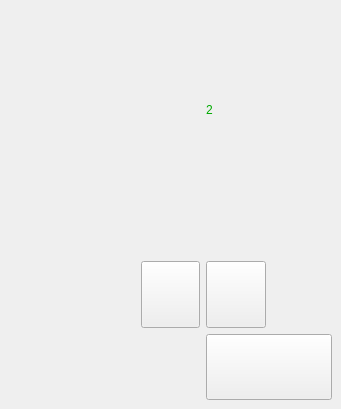
<?xml version="1.0" encoding="UTF-8"?>
<ui version="4.0">
 <class>zhyldam3</class>
 <widget class="QMainWindow" name="zhyldam3">
  <property name="geometry">
   <rect>
    <x>0</x>
    <y>0</y>
    <width>341</width>
    <height>409</height>
   </rect>
  </property>
  <property name="windowTitle">
   <string>MainWindow</string>
  </property>
  <property name="styleSheet">
   <string notr="true">border-image: url(:/images/jyldamdyk/bala.png);</string>
  </property>
  <widget class="QWidget" name="centralwidget">
   <layout class="QGridLayout" name="gridLayout">
    <item row="0" column="3">
     <spacer name="verticalSpacer">
      <property name="orientation">
       <enum>Qt::Vertical</enum>
      </property>
      <property name="sizeType">
       <enum>QSizePolicy::Minimum</enum>
      </property>
      <property name="sizeHint" stdset="0">
       <size>
        <width>20</width>
        <height>67</height>
       </size>
      </property>
     </spacer>
    </item>
    <item row="1" column="0" colspan="3">
     <widget class="QLabel" name="label">
      <property name="sizePolicy">
       <sizepolicy hsizetype="Preferred" vsizetype="Preferred">
        <horstretch>0</horstretch>
        <verstretch>0</verstretch>
       </sizepolicy>
      </property>
      <property name="styleSheet">
       <string notr="true">border-image: url(:/images/about and points/text_score.png);
font: 75 14pt &quot;MS Shell Dlg 2&quot;;</string>
      </property>
      <property name="text">
       <string/>
      </property>
     </widget>
    </item>
    <item row="1" column="3">
     <widget class="QLabel" name="label_2">
      <property name="sizePolicy">
       <sizepolicy hsizetype="Preferred" vsizetype="Preferred">
        <horstretch>0</horstretch>
        <verstretch>0</verstretch>
       </sizepolicy>
      </property>
      <property name="styleSheet">
       <string notr="true">font: 75 20pt &quot;MS Shell Dlg 2&quot;;
color: rgb(0, 170, 0);
border-image: url(:/images/about and points/blank.png);</string>
      </property>
      <property name="text">
       <string>2</string>
      </property>
      <property name="alignment">
       <set>Qt::AlignLeading|Qt::AlignLeft|Qt::AlignVCenter</set>
      </property>
     </widget>
    </item>
    <item row="2" column="2">
     <spacer name="verticalSpacer_2">
      <property name="orientation">
       <enum>Qt::Vertical</enum>
      </property>
      <property name="sizeType">
       <enum>QSizePolicy::Fixed</enum>
      </property>
      <property name="sizeHint" stdset="0">
       <size>
        <width>20</width>
        <height>40</height>
       </size>
      </property>
     </spacer>
    </item>
    <item row="3" column="0">
     <spacer name="horizontalSpacer_2">
      <property name="orientation">
       <enum>Qt::Horizontal</enum>
      </property>
      <property name="sizeType">
       <enum>QSizePolicy::Minimum</enum>
      </property>
      <property name="sizeHint" stdset="0">
       <size>
        <width>57</width>
        <height>20</height>
       </size>
      </property>
     </spacer>
    </item>
    <item row="3" column="1">
     <spacer name="horizontalSpacer_3">
      <property name="orientation">
       <enum>Qt::Horizontal</enum>
      </property>
      <property name="sizeType">
       <enum>QSizePolicy::Minimum</enum>
      </property>
      <property name="sizeHint" stdset="0">
       <size>
        <width>57</width>
        <height>20</height>
       </size>
      </property>
     </spacer>
    </item>
    <item row="3" column="2" colspan="2">
     <widget class="QLabel" name="label_3">
      <property name="sizePolicy">
       <sizepolicy hsizetype="MinimumExpanding" vsizetype="Preferred">
        <horstretch>0</horstretch>
        <verstretch>0</verstretch>
       </sizepolicy>
      </property>
      <property name="styleSheet">
       <string notr="true">border-image: url(:/images/jyldamdyk/1/b1.png);</string>
      </property>
      <property name="text">
       <string/>
      </property>
     </widget>
    </item>
    <item row="3" column="4">
     <spacer name="horizontalSpacer">
      <property name="orientation">
       <enum>Qt::Horizontal</enum>
      </property>
      <property name="sizeType">
       <enum>QSizePolicy::Minimum</enum>
      </property>
      <property name="sizeHint" stdset="0">
       <size>
        <width>57</width>
        <height>20</height>
       </size>
      </property>
     </spacer>
    </item>
    <item row="4" column="2">
     <widget class="QPushButton" name="pushButton_ia">
      <property name="sizePolicy">
       <sizepolicy hsizetype="Minimum" vsizetype="Minimum">
        <horstretch>0</horstretch>
        <verstretch>0</verstretch>
       </sizepolicy>
      </property>
      <property name="styleSheet">
       <string notr="true">border-image: url(:/images/about and points/ia.png);</string>
      </property>
      <property name="text">
       <string/>
      </property>
     </widget>
    </item>
    <item row="4" column="3">
     <widget class="QPushButton" name="pushButton_jok">
      <property name="sizePolicy">
       <sizepolicy hsizetype="Minimum" vsizetype="Minimum">
        <horstretch>0</horstretch>
        <verstretch>0</verstretch>
       </sizepolicy>
      </property>
      <property name="styleSheet">
       <string notr="true">border-image: url(:/images/about and points/jok.png);</string>
      </property>
      <property name="text">
       <string/>
      </property>
     </widget>
    </item>
    <item row="5" column="2">
     <spacer name="verticalSpacer_3">
      <property name="orientation">
       <enum>Qt::Vertical</enum>
      </property>
      <property name="sizeType">
       <enum>QSizePolicy::Preferred</enum>
      </property>
      <property name="sizeHint" stdset="0">
       <size>
        <width>20</width>
        <height>60</height>
       </size>
      </property>
     </spacer>
    </item>
    <item row="5" column="3" colspan="2">
     <widget class="QPushButton" name="pushButton">
      <property name="sizePolicy">
       <sizepolicy hsizetype="Minimum" vsizetype="Preferred">
        <horstretch>0</horstretch>
        <verstretch>0</verstretch>
       </sizepolicy>
      </property>
      <property name="styleSheet">
       <string notr="true">border-image: url(:/e_b);
font: 75 20pt &quot;MS Shell Dlg 2&quot;;</string>
      </property>
      <property name="text">
       <string/>
      </property>
     </widget>
    </item>
    <item row="4" column="0">
     <spacer name="verticalSpacer_4">
      <property name="orientation">
       <enum>Qt::Vertical</enum>
      </property>
      <property name="sizeType">
       <enum>QSizePolicy::Minimum</enum>
      </property>
      <property name="sizeHint" stdset="0">
       <size>
        <width>20</width>
        <height>62</height>
       </size>
      </property>
     </spacer>
    </item>
   </layout>
  </widget>
 </widget>
 <resources/>
 <connections/>
</ui>
